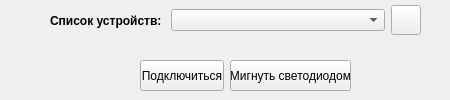
<?xml version="1.0" encoding="UTF-8"?>
<ui version="4.0">
 <class>selectForm</class>
 <widget class="QWidget" name="selectForm">
  <property name="geometry">
   <rect>
    <x>0</x>
    <y>0</y>
    <width>450</width>
    <height>100</height>
   </rect>
  </property>
  <property name="minimumSize">
   <size>
    <width>450</width>
    <height>100</height>
   </size>
  </property>
  <property name="maximumSize">
   <size>
    <width>450</width>
    <height>100</height>
   </size>
  </property>
  <property name="windowTitle">
   <string>JESD</string>
  </property>
  <widget class="QWidget" name="layoutWidget">
   <property name="geometry">
    <rect>
     <x>50</x>
     <y>0</y>
     <width>371</width>
     <height>41</height>
    </rect>
   </property>
   <layout class="QHBoxLayout" name="horizontalLayout_2">
    <item>
     <widget class="QLabel" name="label_6">
      <property name="minimumSize">
       <size>
        <width>115</width>
        <height>0</height>
       </size>
      </property>
      <property name="maximumSize">
       <size>
        <width>75</width>
        <height>16777215</height>
       </size>
      </property>
      <property name="font">
       <font>
        <weight>75</weight>
        <bold>true</bold>
       </font>
      </property>
      <property name="text">
       <string>Список устройств:</string>
      </property>
     </widget>
    </item>
    <item>
     <widget class="QComboBox" name="devListComboBox"/>
    </item>
    <item>
     <widget class="QPushButton" name="refrDevListPushButton">
      <property name="maximumSize">
       <size>
        <width>30</width>
        <height>30</height>
       </size>
      </property>
      <property name="text">
       <string/>
      </property>
      <property name="icon">
       <iconset>
        <normaloff>refresh.png</normaloff>refresh.png</iconset>
      </property>
     </widget>
    </item>
   </layout>
  </widget>
  <widget class="QPushButton" name="LEDDevPushButton">
   <property name="enabled">
    <bool>true</bool>
   </property>
   <property name="geometry">
    <rect>
     <x>230</x>
     <y>60</y>
     <width>121</width>
     <height>31</height>
    </rect>
   </property>
   <property name="text">
    <string>Мигнуть светодиодом</string>
   </property>
  </widget>
  <widget class="QPushButton" name="connectDevPushButton">
   <property name="geometry">
    <rect>
     <x>140</x>
     <y>60</y>
     <width>84</width>
     <height>31</height>
    </rect>
   </property>
   <property name="text">
    <string>Подключиться</string>
   </property>
  </widget>
 </widget>
 <resources/>
 <connections/>
</ui>
